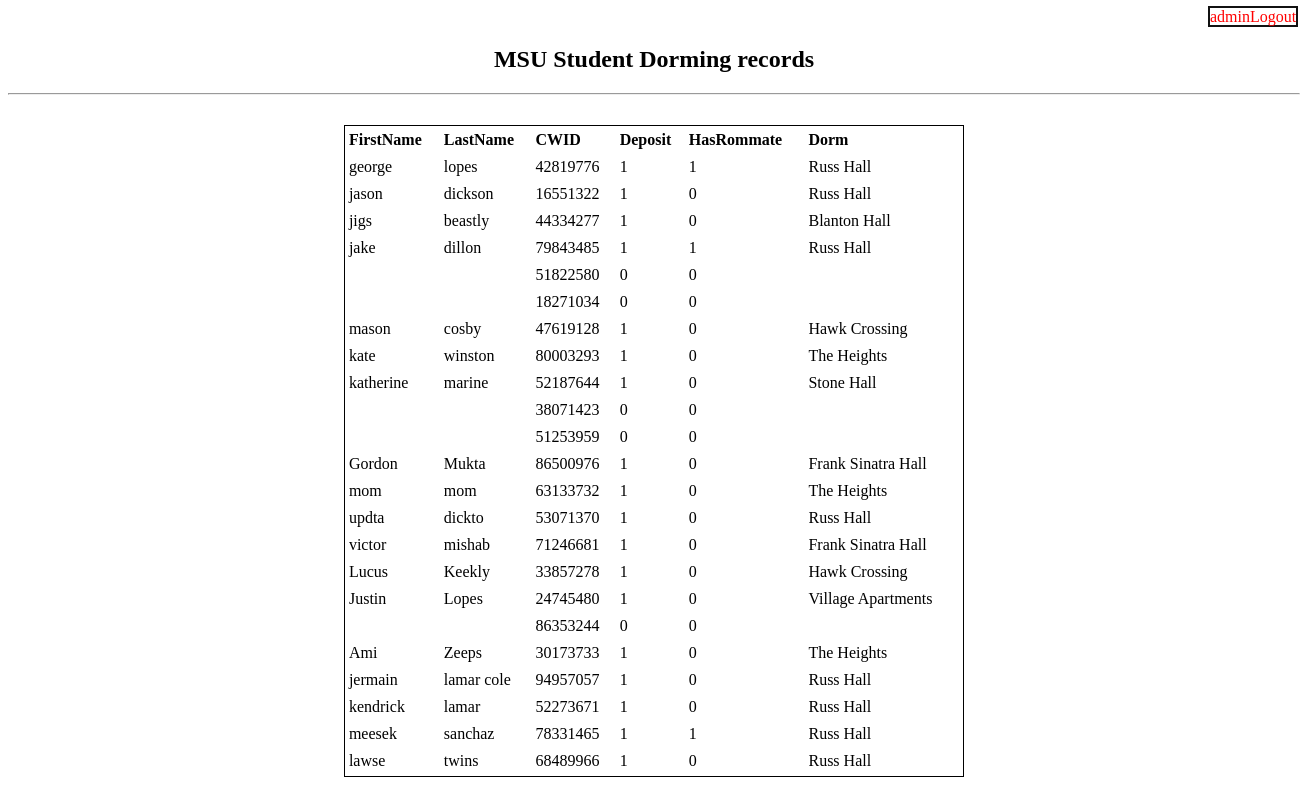
The page /AdminPage.php (signed in) on the database its author committed.
### tables this page shows
CREATE TABLE `dorming` (
  `netid` varchar(255) NOT NULL,
  `password` varchar(255) NOT NULL,
  `email` varchar(255) NOT NULL,
  `fname` varchar(255) NOT NULL,
  `lname` varchar(255) NOT NULL,
  `deposit` int(11) NOT NULL,
  `cwid` int(11) NOT NULL,
  `hasRoommate` int(11) NOT NULL,
  `year` varchar(255) NOT NULL,
  `dorm` varchar(255) NOT NULL,
  `discription` varchar(255) NOT NULL,
  `person` int(11) NOT NULL,
  `roommate` int(11) NOT NULL,
  `admin` int(11) NOT NULL
);

### AdminPage.php (the view, shortened to what this page needs)
<?php
	include('Server.php');
	echo "<a href = 'login.php?logout = '1'' style = 'color:red;' class = 'log'>"; ?> <?php echo $_SESSION["username"]; ?><?php
	echo "Logout</a>";
	$results =  mysqli_query($db, "SELECT * FROM dorming");
?>
<html>
<head>
</head>
<body>
	<h2>MSU Student Dorming records</h2>
	<hr>
<table>
	<thead>
		<tr>
			<th>FirstName</th>
			<th>LastName</th>
			<th>CWID</th>
			<th>Deposit</th>
			<th>HasRommate</th>
			<th>Dorm</th>
		</tr>
	</thead>
	<?php while ($row = mysqli_fetch_array($results)) { ?>
		<tr>
			<td><?php echo $row['fname']; ?></td>
			<td><?php echo $row['lname']; ?></td>
			<td><?php echo $row['cwid']; ?></td>
			<td><?php echo $row['deposit']; ?></td>
			<td><?php echo $row['hasRoommate']; ?></td>
			<td><?php echo $row['dorm']; ?></td>
		</tr>
	<?php } ?>
</table>
</body>
</html>

### AdminPage.php (style rules this page uses)
table { width: 48%; margin: 30px auto; border:1px solid; text-align: left; }
th, td { border: none; height: 25px; padding: 2px; }
h2 { text-align:center; }
a { text-decoration:none; }
.log { margin-left:1200px; margin-top:90px; width:auto; height:auto; background-color:white; border:2px solid #111; color:#111; }

### rows shown on the page
dorming: fname "george", lname "lopes", cwid "42819776", deposit "1", hasRoommate "1", dorm "Russ Hall"
dorming: fname "jason", lname "dickson", cwid "16551322", deposit "1", hasRoommate "0", dorm "Russ Hall"
dorming: fname "jigs", lname "beastly", cwid "44334277", deposit "1", hasRoommate "0", dorm "Blanton Hall"
dorming: fname "jake", lname "dillon", cwid "79843485", deposit "1", hasRoommate "1", dorm "Russ Hall"
dorming: cwid "51822580", deposit "0", hasRoommate "0"
dorming: cwid "18271034", deposit "0", hasRoommate "0"
dorming: fname "mason", lname "cosby", cwid "47619128", deposit "1", hasRoommate "0", dorm "Hawk Crossing"
dorming: fname "kate", lname "winston", cwid "80003293", deposit "1", hasRoommate "0", dorm "The Heights"
dorming: fname "katherine", lname "marine", cwid "52187644", deposit "1", hasRoommate "0", dorm "Stone Hall"
dorming: cwid "38071423", deposit "0", hasRoommate "0"
dorming: cwid "51253959", deposit "0", hasRoommate "0"
dorming: fname "Gordon", lname "Mukta", cwid "86500976", deposit "1", hasRoommate "0", dorm "Frank Sinatra Hall"
dorming: fname "mom", lname "mom", cwid "63133732", deposit "1", hasRoommate "0", dorm "The Heights"
dorming: fname "updta", lname "dickto", cwid "53071370", deposit "1", hasRoommate "0", dorm "Russ Hall"
dorming: fname "victor", lname "mishab", cwid "71246681", deposit "1", hasRoommate "0", dorm "Frank Sinatra Hall"
dorming: fname "Lucus", lname "Keekly", cwid "33857278", deposit "1", hasRoommate "0", dorm "Hawk Crossing"
dorming: fname "Justin", lname "Lopes", cwid "24745480", deposit "1", hasRoommate "0", dorm "Village Apartments"
dorming: cwid "86353244", deposit "0", hasRoommate "0"
dorming: fname "Ami", lname "Zeeps", cwid "30173733", deposit "1", hasRoommate "0", dorm "The Heights"
dorming: fname "jermain", lname "lamar cole", cwid "94957057", deposit "1", hasRoommate "0", dorm "Russ Hall"
dorming: fname "kendrick", lname "lamar", cwid "52273671", deposit "1", hasRoommate "0", dorm "Russ Hall"
dorming: fname "meesek", lname "sanchaz", cwid "78331465", deposit "1", hasRoommate "1", dorm "Russ Hall"
dorming: fname "lawse", lname "twins", cwid "68489966", deposit "1", hasRoommate "0", dorm "Russ Hall"

### other values the page prints
$_SESSION["username"] "admin"
